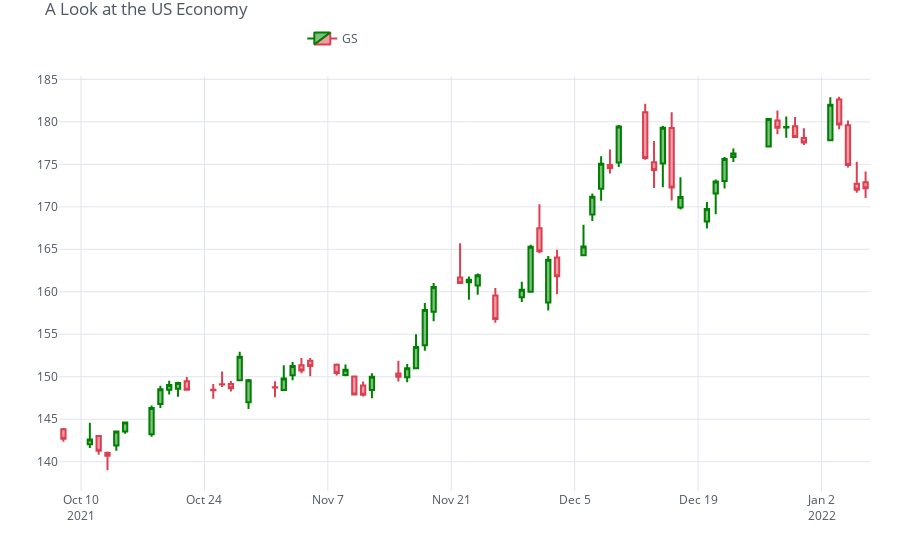

Notebook source saved alongside this figure:
### Code cell
qf = cf.QuantFig(df,title='A Look at the US Economy',legend='top',name='GS',up_color='green', down_color='red')
# qf.add_bollinger_bands(periods=20, boll_std=2, colors=['cyan','grey'], fill=True,)
# qf.add_volume(name='Volume',up_color='green', down_color='red')
qf.iplot()
